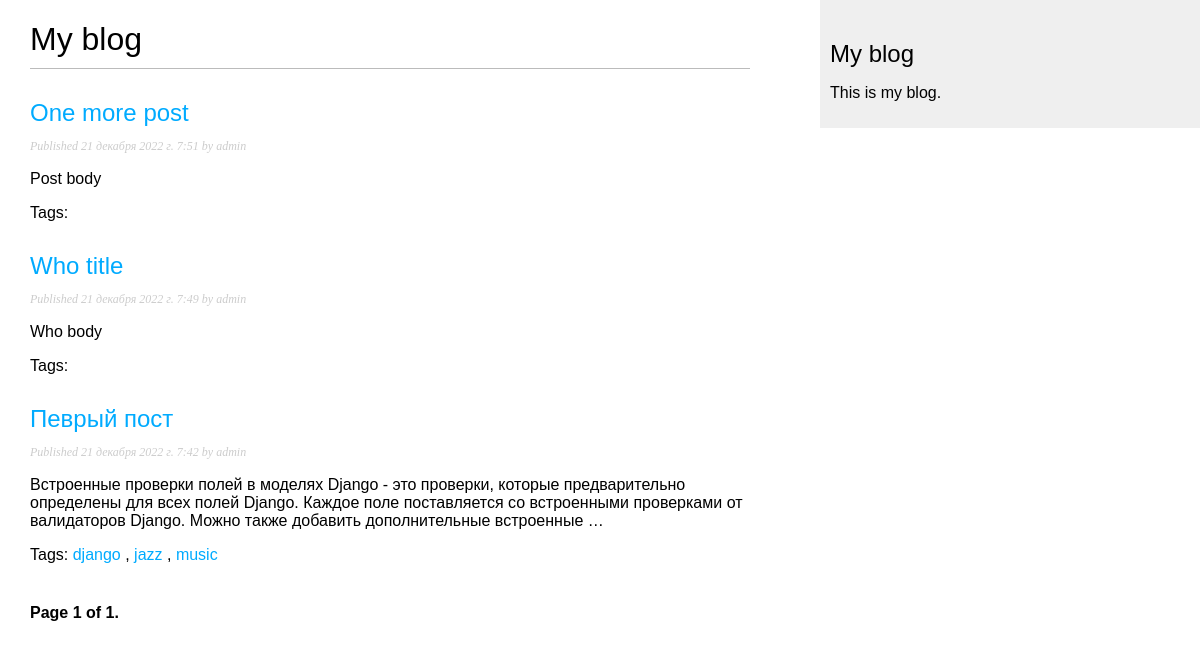
/blog/, run on an earlier commit of the app's database.
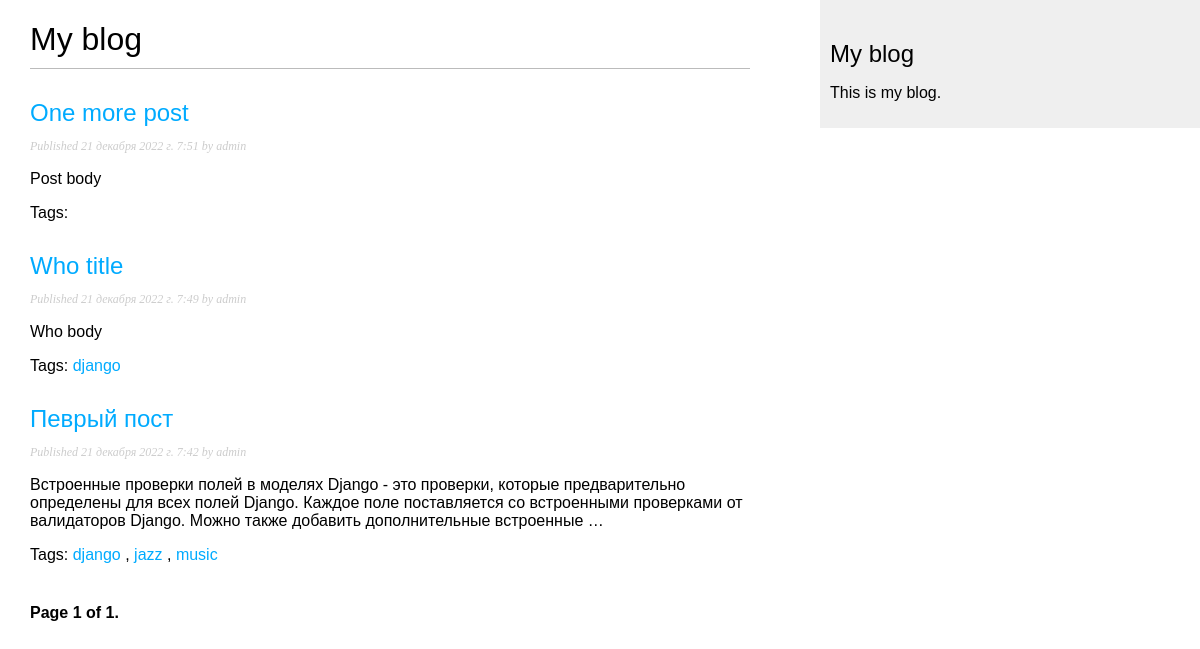
And on a later commit of the database.
### blog/models.py (models this page shows, shortened)
class Post(models.Model):
    STATUS_CHOICES = (
        ('draft', 'Draft'),
        ('published', 'Published'),
    )
    title = models.CharField(max_length=250)
    slug = models.SlugField(max_length=250, unique_for_date='publish')
    author = models.ForeignKey(User, on_delete=models.CASCADE, related_name='blog_post')
    body = models.TextField()
    publish = models.DateTimeField(default=timezone.now)
    created = models.DateTimeField(auto_now_add=True)
    updated = models.DateTimeField(auto_now=True)
    status = models.CharField(max_length=10, choices=STATUS_CHOICES, default='draft')
    objects = models.Manager()  # Менеджер по умолчанию
    published = PublishedManager()  # Собственный менеджер
    tags = TaggableManager()
    class Meta:
        ordering = ('-publish',)
        verbose_name = 'Пост'
        verbose_name_plural = 'Посты'
    def get_absolute_url(self):
        return reverse('blog:post_detail', args=[self.publish.year, self.publish.month, self.publish.day, self.slug])

### blog/views.py (the view)
# urls.py: path('', views.post_list, name='post_list'),
def post_list(request, tag_slug=None):
    object_list = Post.published.all()
    tag = None
    if tag_slug:
        tag =get_object_or_404(Tag, slug=tag_slug)
        object_list = object_list.filter(tags__in=[tag])
    paginator = Paginator(object_list, 3)
    page = request.GET.get('page')
    try:
        posts = paginator.page(page)
    except PageNotAnInteger:
        posts = paginator.page(1)
    except EmptyPage:
        posts = paginator.page(paginator.num_pages)
    return render(request, 'blog/post/list.html', {'page': page, 'posts': posts})

### blog/models.py (called while the page is built)
    def get_queryset(self):
        return super(PublishedManager, self).get_queryset().filter(status='published')

### templates/blog/post/list.html (shortened to what this page needs)
{% extends 'blog/base.html' %}
{% block content %}
    <h1>My blog</h1>
    {% for post in posts %}
        <h2>
            <a href="{{ post.get_absolute_url }}">{{ post.title }}</a>
        </h2>
        <p class="date">Published {{ post.publish }} by {{ post.author }}</p>
        {{ post.body|truncatewords:30|linebreaks }}
        <p class="tags">Tags:
            {% for tag in post.tags.all %}
                <a href="{% url 'blog:post_list_by_tag' tag.slug %}">
                {{ tag.name }}
                </a>
                {% if not forloop.last %}, {% endif %}
            {% endfor %}
        </p>
    {% endfor %}
    {% include 'blog/pagination.html' with page=posts %}
{% endblock %}

### templates/blog/base.html (shortened to what this page needs)
{% load static %}
<!DOCTYPE html>
<html>
<head>
    <link href="{% static "css/blog.css" %}" rel="stylesheet">
</head>
<body>
<div id="content">
    {% block content %}
    {% endblock %}
</div>
<div id="sidebar">
    <h2>My blog</h2>
    <p>This is my blog.</p>
</div>
</body>
</html>

### templates/blog/pagination.html (shortened to what this page needs)
<div class="pagination">
    <span class="step-links">
        <span>
        Page {{ page.number }} of {{ page.paginator.num_pages }}.
        </span>
    </span>
</div>

### static/css/blog.css (style rules this page uses)
body { margin:0; padding:0; font-family:helvetica, sans-serif; }
a { color:#00abff; text-decoration:none; }
h1 { font-weight:normal; border-bottom:1px solid #bbb; padding:0 0 10px 0; }
h2 { font-weight:normal; margin:30px 0 0; }
#content { float:left; width:60%; padding:0 0 0 30px; }
#sidebar { float:right; width:30%; padding:10px; background:#efefef; height:100%; }
p.date { color:#ccc; font-family: georgia, serif; font-size: 12px; font-style: italic; }
.pagination { margin:40px 0; font-weight:bold; }

What changed in the data, as far as the page shows it:
changed Post "Who title": gains Tag (name "django")
